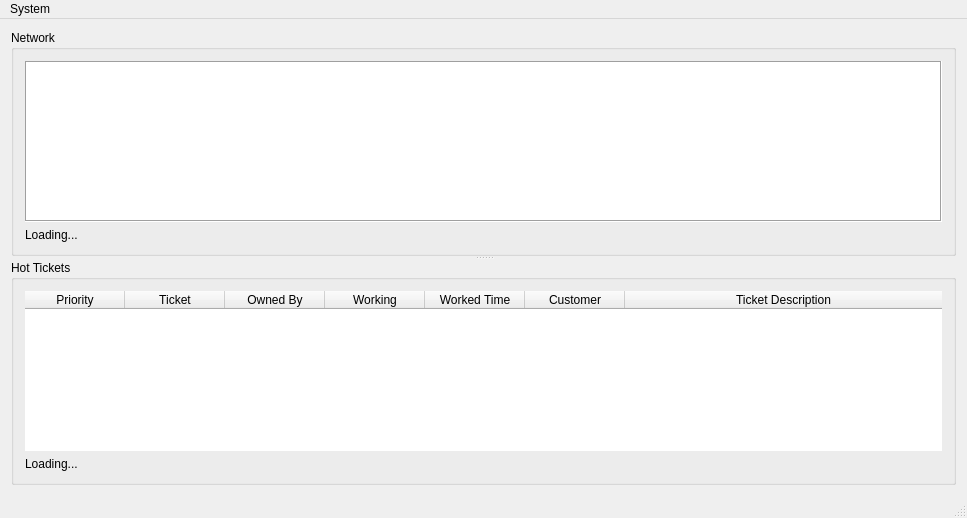
<?xml version="1.0" encoding="UTF-8"?>
<ui version="4.0">
 <class>MainWindow</class>
 <widget class="QMainWindow" name="MainWindow">
  <property name="geometry">
   <rect>
    <x>0</x>
    <y>0</y>
    <width>967</width>
    <height>518</height>
   </rect>
  </property>
  <property name="windowTitle">
   <string>Metropark Pulse</string>
  </property>
  <property name="windowIcon">
   <iconset resource="Resources.qrc">
    <normaloff>:/ico/PNG/pulse.png</normaloff>:/ico/PNG/pulse.png</iconset>
  </property>
  <property name="styleSheet">
   <string notr="true">QSplitter::handle {
qradialgradient(spread:repeat, cx:0.5, cy:0.5, radius:0.077, fx:0.5, fy:0.5, stop:0 rgba(0, 169, 255, 147), stop:0.497326 rgba(0, 0, 0, 147), stop:1 rgba(0, 169, 255, 147))

     }</string>
  </property>
  <widget class="QWidget" name="centralWidget">
   <layout class="QVBoxLayout" name="verticalLayout">
    <item>
     <widget class="QSplitter" name="splitter">
      <property name="frameShape">
       <enum>QFrame::NoFrame</enum>
      </property>
      <property name="orientation">
       <enum>Qt::Vertical</enum>
      </property>
      <widget class="QGroupBox" name="groupBox">
       <property name="title">
        <string>Network</string>
       </property>
       <property name="flat">
        <bool>true</bool>
       </property>
       <layout class="QVBoxLayout" name="verticalLayout_3">
        <item>
         <widget class="QTreeView" name="treeView">
          <property name="frameShape">
           <enum>QFrame::Box</enum>
          </property>
          <property name="frameShadow">
           <enum>QFrame::Sunken</enum>
          </property>
          <property name="alternatingRowColors">
           <bool>true</bool>
          </property>
          <property name="selectionMode">
           <enum>QAbstractItemView::NoSelection</enum>
          </property>
          <property name="selectionBehavior">
           <enum>QAbstractItemView::SelectItems</enum>
          </property>
          <property name="indentation">
           <number>10</number>
          </property>
          <property name="animated">
           <bool>true</bool>
          </property>
          <property name="allColumnsShowFocus">
           <bool>true</bool>
          </property>
         </widget>
        </item>
        <item>
         <widget class="QLabel" name="lbl_zone_error">
          <property name="text">
           <string>Loading...</string>
          </property>
          <property name="alignment">
           <set>Qt::AlignLeading|Qt::AlignLeft|Qt::AlignTop</set>
          </property>
         </widget>
        </item>
       </layout>
      </widget>
      <widget class="QGroupBox" name="groupBox_2">
       <property name="title">
        <string>Hot Tickets</string>
       </property>
       <property name="flat">
        <bool>true</bool>
       </property>
       <property name="checkable">
        <bool>false</bool>
       </property>
       <layout class="QVBoxLayout" name="verticalLayout_2">
        <item>
         <widget class="QTableWidget" name="tableWidget">
          <property name="styleSheet">
           <string notr="true">background-image: url(:/ico/PNG/64/Gnome-Emblem-Documents-64.png);
background-repeat:no-repeat;
background-attachment:fixed;
background-position:bottom right; 
text-align:left;</string>
          </property>
          <property name="frameShape">
           <enum>QFrame::Box</enum>
          </property>
          <property name="lineWidth">
           <number>0</number>
          </property>
          <property name="editTriggers">
           <set>QAbstractItemView::NoEditTriggers</set>
          </property>
          <property name="showGrid">
           <bool>false</bool>
          </property>
          <property name="cornerButtonEnabled">
           <bool>false</bool>
          </property>
          <attribute name="horizontalHeaderStretchLastSection">
           <bool>true</bool>
          </attribute>
          <attribute name="verticalHeaderVisible">
           <bool>false</bool>
          </attribute>
          <column>
           <property name="text">
            <string>Priority</string>
           </property>
          </column>
          <column>
           <property name="text">
            <string>Ticket</string>
           </property>
          </column>
          <column>
           <property name="text">
            <string>Owned By</string>
           </property>
          </column>
          <column>
           <property name="text">
            <string>Working</string>
           </property>
          </column>
          <column>
           <property name="text">
            <string>Worked Time</string>
           </property>
          </column>
          <column>
           <property name="text">
            <string>Customer</string>
           </property>
          </column>
          <column>
           <property name="text">
            <string>Ticket Description</string>
           </property>
          </column>
         </widget>
        </item>
        <item>
         <widget class="QLabel" name="lbl_tickets_error">
          <property name="font">
           <font>
            <weight>50</weight>
            <bold>false</bold>
           </font>
          </property>
          <property name="text">
           <string>Loading...</string>
          </property>
          <property name="alignment">
           <set>Qt::AlignLeading|Qt::AlignLeft|Qt::AlignTop</set>
          </property>
         </widget>
        </item>
       </layout>
      </widget>
     </widget>
    </item>
   </layout>
  </widget>
  <widget class="QMenuBar" name="menuBar">
   <property name="geometry">
    <rect>
     <x>0</x>
     <y>0</y>
     <width>967</width>
     <height>21</height>
    </rect>
   </property>
   <widget class="QMenu" name="menuFile">
    <property name="title">
     <string>System</string>
    </property>
    <addaction name="actionSettings"/>
    <addaction name="action_Quit"/>
    <addaction name="separator"/>
    <addaction name="actionReload_Network"/>
    <addaction name="actionAbout"/>
   </widget>
   <addaction name="menuFile"/>
  </widget>
  <widget class="QStatusBar" name="statusBar"/>
  <action name="actionSettings">
   <property name="text">
    <string>Settings...</string>
   </property>
  </action>
  <action name="action_Quit">
   <property name="text">
    <string>&amp;Quit</string>
   </property>
  </action>
  <action name="actionReload_Network">
   <property name="text">
    <string>Reload Network</string>
   </property>
  </action>
  <action name="actionFont_Size">
   <property name="text">
    <string>Font Size</string>
   </property>
  </action>
  <action name="actionAbout">
   <property name="text">
    <string>About...</string>
   </property>
  </action>
 </widget>
 <layoutdefault spacing="6" margin="11"/>
 <resources>
  <include location="Resources.qrc"/>
 </resources>
 <connections>
  <connection>
   <sender>actionSettings</sender>
   <signal>triggered()</signal>
   <receiver>MainWindow</receiver>
   <slot>ShowSettings()</slot>
   <hints>
    <hint type="sourcelabel">
     <x>-1</x>
     <y>-1</y>
    </hint>
    <hint type="destinationlabel">
     <x>483</x>
     <y>258</y>
    </hint>
   </hints>
  </connection>
  <connection>
   <sender>action_Quit</sender>
   <signal>triggered()</signal>
   <receiver>MainWindow</receiver>
   <slot>Quit()</slot>
   <hints>
    <hint type="sourcelabel">
     <x>-1</x>
     <y>-1</y>
    </hint>
    <hint type="destinationlabel">
     <x>483</x>
     <y>258</y>
    </hint>
   </hints>
  </connection>
  <connection>
   <sender>actionReload_Network</sender>
   <signal>triggered()</signal>
   <receiver>MainWindow</receiver>
   <slot>LoadZone()</slot>
   <hints>
    <hint type="sourcelabel">
     <x>-1</x>
     <y>-1</y>
    </hint>
    <hint type="destinationlabel">
     <x>483</x>
     <y>258</y>
    </hint>
   </hints>
  </connection>
  <connection>
   <sender>actionAbout</sender>
   <signal>triggered()</signal>
   <receiver>MainWindow</receiver>
   <slot>ShowAbout()</slot>
   <hints>
    <hint type="sourcelabel">
     <x>-1</x>
     <y>-1</y>
    </hint>
    <hint type="destinationlabel">
     <x>483</x>
     <y>258</y>
    </hint>
   </hints>
  </connection>
 </connections>
 <slots>
  <slot>LoadTickets()</slot>
  <slot>ShowSettings()</slot>
  <slot>LoadZone()</slot>
  <slot>Quit()</slot>
  <slot>ShowAbout()</slot>
 </slots>
</ui>
